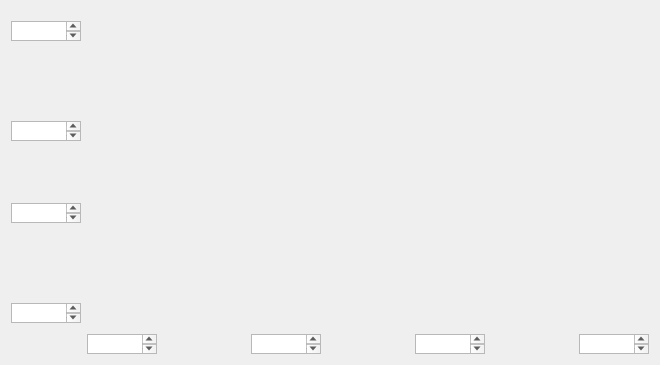
<?xml version="1.0" encoding="UTF-8"?>
<ui version="4.0">
 <class>Lib_dialog</class>
 <widget class="QDialog" name="Lib_dialog">
  <property name="geometry">
   <rect>
    <x>0</x>
    <y>0</y>
    <width>660</width>
    <height>365</height>
   </rect>
  </property>
  <property name="windowTitle">
   <string>Dialog</string>
  </property>
  <layout class="QGridLayout" name="gridLayout">
   <item row="0" column="1">
    <spacer name="verticalSpacer_5">
     <property name="orientation">
      <enum>Qt::Vertical</enum>
     </property>
     <property name="sizeType">
      <enum>QSizePolicy::Fixed</enum>
     </property>
     <property name="sizeHint" stdset="0">
      <size>
       <width>20</width>
       <height>10</height>
      </size>
     </property>
    </spacer>
   </item>
   <item row="1" column="0" rowspan="2">
    <layout class="QVBoxLayout" name="verticalLayout">
     <item>
      <widget class="QTextEdit" name="MaxY">
       <property name="minimumSize">
        <size>
         <width>70</width>
         <height>20</height>
        </size>
       </property>
       <property name="maximumSize">
        <size>
         <width>70</width>
         <height>20</height>
        </size>
       </property>
       <property name="inputMethodHints">
        <set>Qt::ImhDigitsOnly</set>
       </property>
      </widget>
     </item>
     <item>
      <spacer name="verticalSpacer">
       <property name="orientation">
        <enum>Qt::Vertical</enum>
       </property>
       <property name="sizeHint" stdset="0">
        <size>
         <width>20</width>
         <height>40</height>
        </size>
       </property>
      </spacer>
     </item>
     <item>
      <widget class="QTextEdit" name="LY">
       <property name="minimumSize">
        <size>
         <width>70</width>
         <height>20</height>
        </size>
       </property>
       <property name="maximumSize">
        <size>
         <width>70</width>
         <height>2</height>
        </size>
       </property>
      </widget>
     </item>
     <item>
      <spacer name="verticalSpacer_2">
       <property name="orientation">
        <enum>Qt::Vertical</enum>
       </property>
       <property name="sizeHint" stdset="0">
        <size>
         <width>20</width>
         <height>40</height>
        </size>
       </property>
      </spacer>
     </item>
     <item>
      <widget class="QTextEdit" name="gridY">
       <property name="minimumSize">
        <size>
         <width>70</width>
         <height>20</height>
        </size>
       </property>
       <property name="maximumSize">
        <size>
         <width>70</width>
         <height>20</height>
        </size>
       </property>
      </widget>
     </item>
     <item>
      <spacer name="verticalSpacer_4">
       <property name="orientation">
        <enum>Qt::Vertical</enum>
       </property>
       <property name="sizeHint" stdset="0">
        <size>
         <width>20</width>
         <height>40</height>
        </size>
       </property>
      </spacer>
     </item>
     <item>
      <widget class="QTextEdit" name="MinY">
       <property name="minimumSize">
        <size>
         <width>70</width>
         <height>20</height>
        </size>
       </property>
       <property name="maximumSize">
        <size>
         <width>70</width>
         <height>2</height>
        </size>
       </property>
      </widget>
     </item>
     <item>
      <spacer name="verticalSpacer_3">
       <property name="orientation">
        <enum>Qt::Vertical</enum>
       </property>
       <property name="sizeType">
        <enum>QSizePolicy::Fixed</enum>
       </property>
       <property name="sizeHint" stdset="0">
        <size>
         <width>20</width>
         <height>40</height>
        </size>
       </property>
      </spacer>
     </item>
    </layout>
   </item>
   <item row="1" column="1">
    <widget class="Graph_widget" name="widget" native="true">
     <property name="sizePolicy">
      <sizepolicy hsizetype="Maximum" vsizetype="Maximum">
       <horstretch>0</horstretch>
       <verstretch>0</verstretch>
      </sizepolicy>
     </property>
     <property name="minimumSize">
      <size>
       <width>400</width>
       <height>200</height>
      </size>
     </property>
     <property name="maximumSize">
      <size>
       <width>100000</width>
       <height>600000</height>
      </size>
     </property>
     <property name="mouseTracking">
      <bool>true</bool>
     </property>
    </widget>
   </item>
   <item row="2" column="1">
    <layout class="QHBoxLayout" name="horizontalLayout">
     <item>
      <widget class="QTextEdit" name="MinX">
       <property name="minimumSize">
        <size>
         <width>70</width>
         <height>20</height>
        </size>
       </property>
       <property name="maximumSize">
        <size>
         <width>70</width>
         <height>20</height>
        </size>
       </property>
      </widget>
     </item>
     <item>
      <spacer name="horizontalSpacer">
       <property name="orientation">
        <enum>Qt::Horizontal</enum>
       </property>
       <property name="sizeHint" stdset="0">
        <size>
         <width>40</width>
         <height>20</height>
        </size>
       </property>
      </spacer>
     </item>
     <item>
      <widget class="QTextEdit" name="LX">
       <property name="minimumSize">
        <size>
         <width>70</width>
         <height>20</height>
        </size>
       </property>
       <property name="maximumSize">
        <size>
         <width>70</width>
         <height>20</height>
        </size>
       </property>
      </widget>
     </item>
     <item>
      <spacer name="horizontalSpacer_2">
       <property name="orientation">
        <enum>Qt::Horizontal</enum>
       </property>
       <property name="sizeHint" stdset="0">
        <size>
         <width>40</width>
         <height>20</height>
        </size>
       </property>
      </spacer>
     </item>
     <item>
      <widget class="QTextEdit" name="gridX">
       <property name="minimumSize">
        <size>
         <width>70</width>
         <height>20</height>
        </size>
       </property>
       <property name="maximumSize">
        <size>
         <width>70</width>
         <height>20</height>
        </size>
       </property>
      </widget>
     </item>
     <item>
      <spacer name="horizontalSpacer_3">
       <property name="orientation">
        <enum>Qt::Horizontal</enum>
       </property>
       <property name="sizeHint" stdset="0">
        <size>
         <width>40</width>
         <height>20</height>
        </size>
       </property>
      </spacer>
     </item>
     <item>
      <widget class="QTextEdit" name="MaxX">
       <property name="minimumSize">
        <size>
         <width>70</width>
         <height>20</height>
        </size>
       </property>
       <property name="maximumSize">
        <size>
         <width>70</width>
         <height>20</height>
        </size>
       </property>
      </widget>
     </item>
    </layout>
   </item>
  </layout>
 </widget>
 <customwidgets>
  <customwidget>
   <class>Graph_widget</class>
   <extends>QWidget</extends>
   <header location="global">graph_widget.h</header>
   <container>1</container>
  </customwidget>
 </customwidgets>
 <resources/>
 <connections/>
</ui>
